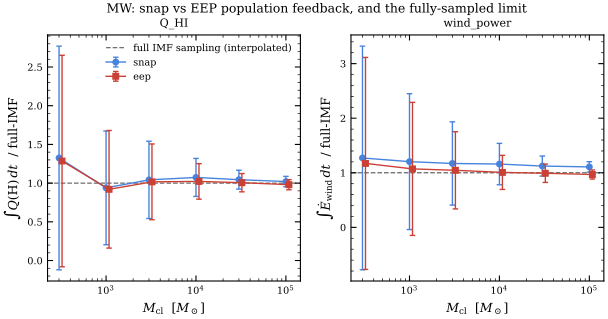

Python code for this plot:
"""
Population feedback: snapping vs EEP interpolation, with the fully-sampled limit.

Answers the referee's two questions in one figure:
  (1) Does interpolating each star's feedback in mass (EEP) instead of snapping it
      to the nearest grid track change the POPULATION feedback?
  (2) What happens when the IMF is fully sampled?

For a burst of cluster mass M_cl we draw the IMF (continuous masses), then assign
each massive star's feedback two ways with the SAME realization:
  - snap : nearest grid track (production default; no interpolation)
  - eep  : phase-aligned mass interpolation between bracketing grid tracks
and sum into a population time series. We repeat over realizations and report the
time-integrated budget per channel: mean and scatter for each method.

The fully-sampled limit is the IMF-weighted integral over the track GRID (each grid
mass weighted by the IMF count in its nearest-mass bin). This is what the
deterministic population synthesis computes (it bins the IMF onto grid masses), and
it is the large-N limit that snapping converges to. EEP interpolates between grid
masses, so it converges to a slightly different value (the inter-grid refinement).

Speed note: only stars above MIN_MASS contribute appreciably to Q(H)/winds, so we
sum those. Feedback is read from the in-memory EEP interpolator: `.query` (eep) and
`._snap` (snap, identical to the production nearest-track lookup).
"""
import os
import sys
import warnings

import numpy as np
import matplotlib
matplotlib.use("Agg")
import matplotlib.pyplot as plt

warnings.filterwarnings("ignore")
HERE = os.path.dirname(os.path.abspath(__file__))
ROOT = os.path.dirname(os.path.dirname(HERE))
sys.path.insert(0, ROOT)
from toddlers.pysb99.eep_interpolation import EEPFeedbackInterpolator
from toddlers.pysb99.stochastic.sampling import sample_imf

STYLE = os.path.join(ROOT, "paper", "paper_style.mplstyle")
if os.path.exists(STYLE):
    plt.style.use(STYLE)
DB = os.path.join(ROOT, "src", "database", "single_star_tracks.h5")

Z = "MW"
QOI = [("Q_HI", r"$\int Q(\mathrm{H})\,dt$"),
       ("wind_power", r"$\int \dot E_{\rm wind}\,dt$")]
MIN_MASS = 8.0                       # feedback-relevant stars
CLUSTER_MASSES = [3e2, 1e3, 3e3, 1e4, 3e4, 1e5]
N_REAL = 30
TGRID = np.arange(0.0, 30.01, 0.1)   # Myr


def _kroupa(m):
    return np.where(m < 0.5, m ** -1.3, 0.5 * m ** -2.3)


def population_integral(ei, masses, mode):
    """Time-integrated feedback for one population realization (linear-space sum)."""
    tot = {q: np.zeros(len(TGRID)) for q, _ in QOI}
    for m in masses:
        fb = ei.query(m, TGRID) if mode == "eep" else ei._snap(m, TGRID)
        for q, _ in QOI:
            tot[q] += np.power(10.0, fb[q])
    return {q: np.trapz(tot[q], TGRID) for q, _ in QOI}


def full_imf_interp_per_msun(ei):
    """Fully-sampled budget per Msun using EEP (phase-aligned) interpolation, i.e.
    the continuous-IMF integral of the interpolated feedback. This is the limit the
    deterministic path corresponds to: pySTARBURST99 interpolates tracks in mass
    (fixed evolutionary-row index), which agrees with EEP to ~3% (see
    eep_vs_fixedrow_fullsampling.py). Linear in cluster mass, so computed once."""
    m_full = np.geomspace(0.1, 100.0, 6000)
    xi = _kroupa(m_full)
    dm = np.gradient(m_full)
    norm_mass = np.trapz(m_full * xi, m_full)
    sel = m_full >= MIN_MASS
    mm, dN = m_full[sel], xi[sel] * dm[sel] / norm_mass     # per Msun of cluster
    out = {}
    for q, _ in QOI:
        acc = np.zeros(len(TGRID))
        for m, n in zip(mm, dN):
            acc += n * np.power(10.0, ei.query(m, TGRID)[q])
        out[q] = float(np.trapz(acc, TGRID))
    return out


def main():
    ei = EEPFeedbackInterpolator(Z, DB, quantities=[q for q, _ in QOI])
    print(f"{Z}: interpolator built ({len(ei.masses)} masses)")
    rng = np.random.default_rng(0)
    full_per_msun = full_imf_interp_per_msun(ei)    # interpolated (deterministic-equiv) limit

    res = {q: {k: [] for k in ("snap_m", "snap_s", "eep_m", "eep_s", "full")} for q, _ in QOI}
    for m_cl in CLUSTER_MASSES:
        snap_I = {q: [] for q, _ in QOI}
        eep_I = {q: [] for q, _ in QOI}
        for _ in range(N_REAL):
            seed = int(rng.integers(1 << 31))
            masses = sample_imf(total_mass=m_cl, imf_name="kroupa",
                                m_min=0.1, m_max=100.0, seed=seed)
            masses = masses[masses >= MIN_MASS]
            Is = population_integral(ei, masses, "snap")
            Ie = population_integral(ei, masses, "eep")
            for q, _ in QOI:
                snap_I[q].append(Is[q]); eep_I[q].append(Ie[q])
        for q, _ in QOI:
            res[q]["snap_m"].append(np.mean(snap_I[q]))
            res[q]["snap_s"].append(np.std(snap_I[q]))
            res[q]["eep_m"].append(np.mean(eep_I[q]))
            res[q]["eep_s"].append(np.std(eep_I[q]))
            res[q]["full"].append(full_per_msun[q] * m_cl)
        line = f"  M_cl={m_cl:.0e}: "
        for q, _ in QOI:
            fl = full_per_msun[q] * m_cl
            sm, em = np.mean(snap_I[q]), np.mean(eep_I[q])
            line += (f"{q}: snap/full={sm/fl:.3f} eep/full={em/fl:.3f} "
                     f"(scatter {100*np.std(snap_I[q])/sm:.0f}%)  ")
        print(line)

    Mc = np.array(CLUSTER_MASSES)
    fig, axes = plt.subplots(1, len(QOI), figsize=(3.6 * len(QOI), 3.2), squeeze=False)
    for j, (q, qlab) in enumerate(QOI):
        ax = axes[0][j]
        R = res[q]
        full = np.array(R["full"])
        ax.errorbar(Mc, np.array(R["snap_m"]) / full, yerr=np.array(R["snap_s"]) / full,
                    fmt="o-", color="#4683DE", ms=4, capsize=2, label="snap", zorder=2)
        ax.errorbar(Mc * 1.08, np.array(R["eep_m"]) / full, yerr=np.array(R["eep_s"]) / full,
                    fmt="s-", color="#CB4035", ms=4, capsize=2, label="eep", zorder=3)
        ax.axhline(1.0, color="0.4", lw=0.9, ls="--",
                   label="full IMF sampling (interpolated)", zorder=1)
        ax.set_xscale("log")
        ax.set_xlabel(r"$M_{\rm cl}$  [$M_\odot$]")
        ax.set_ylabel(qlab + r"  / full-IMF")
        ax.set_title(q, fontsize=8)
        if j == 0:
            ax.legend(frameon=False, fontsize=7)
    fig.suptitle(f"{Z}: snap vs EEP population feedback, and the fully-sampled limit",
                 fontsize=9)
    out = os.path.join(HERE, "eep_population_snap_vs_eep.pdf")
    fig.savefig(out)
    plt.close(fig)
    print(f"wrote {out}")


if __name__ == "__main__":
    main()
